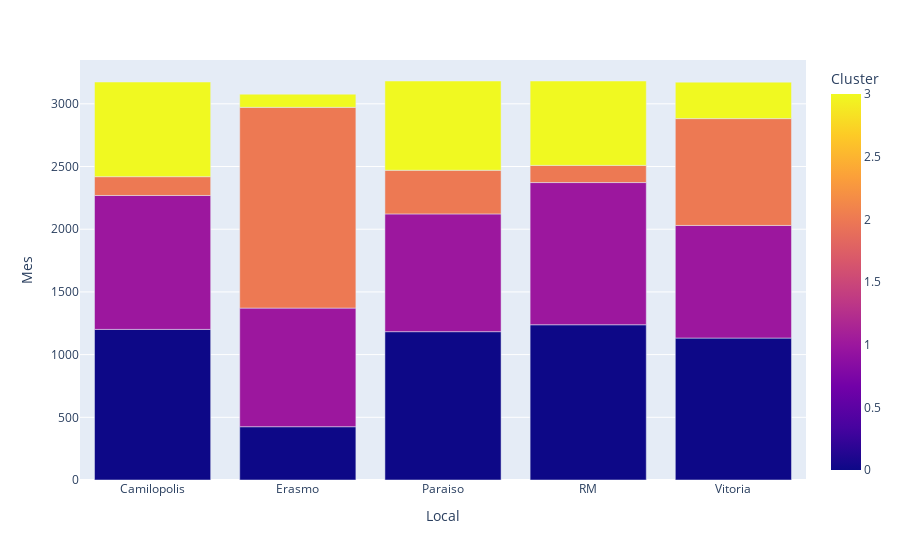

Source (notebook cell):
### Code cell
fig = px.bar(df_cluster.groupby(['Cluster', 'Local'])[['Mes']].count().reset_index(),
             x="Local", y="Mes", color="Cluster", barmode="group")
fig.show()

### Figure 1 — Plotly figure (JSON) as saved in the notebook; plotly's stock layout.template omitted (floating-point values rounded to 4 significant figures)
{"data": [{"alignmentgroup": "True", "hovertemplate": "Local=%{x}<br>Mes=%{y}<br>Cluster=%{marker.color}<extra></extra>", "legendgroup": "", "marker": {"color": [0, 0, 0, 0, 0, 1, 1, 1, 1, 1, 2, 2, 2, 2, 2, 3, 3, 3, 3, 3], "coloraxis": "coloraxis"}, "name": "", "offsetgroup": "", "orientation": "v", "showlegend": false, "textposition": "auto", "type": "bar", "x": ["Camilopolis", "Erasmo", "Paraiso", "RM", "Vitoria", "Camilopolis", "Erasmo", "Paraiso", "RM", "Vitoria", "Camilopolis", "Erasmo", "Paraiso", "RM", "Vitoria", "Camilopolis", "Erasmo", "Paraiso", "RM", "Vitoria"], "xaxis": "x", "y": [1201, 425, 1183, 1238, 1132, 1068, 946, 939, 1134, 898, 150, 1601, 348, 137, 852, 755, 105, 712, 673, 291], "yaxis": "y"}], "layout": {"barmode": "group", "coloraxis": {"colorbar": {"title": {"text": "Cluster"}}, "colorscale": [[0, "#0d0887"], [0.1111, "#46039f"], [0.2222, "#7201a8"], [0.3333, "#9c179e"], [0.4444, "#bd3786"], [0.5556, "#d8576b"], [0.6667, "#ed7953"], [0.7778, "#fb9f3a"], [0.8889, "#fdca26"], [1, "#f0f921"]]}, "legend": {"tracegroupgap": 0}, "margin": {"t": 60}, "xaxis": {"anchor": "y", "domain": [0, 1], "title": {"text": "Local"}}, "yaxis": {"anchor": "x", "domain": [0, 1], "title": {"text": "Mes"}}}}
